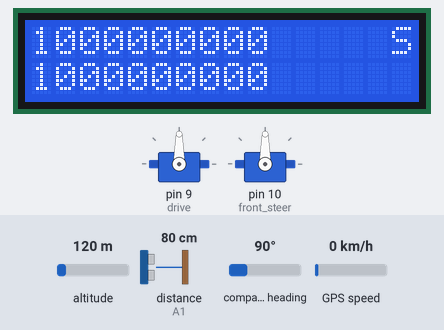
Bench run of a sketch on a simulated Arduino Leonardo, built with avr-gcc and run on an emulated ATmega32U4. Parts: 16×2 character LCD, 2 × servo. The test bench sets the inputs (shaded band); at power-on: altitude 120 m, distance to the obstacle (sensor on A1) 80 cm, compass heading 90°, GPS speed 0 km/h. The echo pulse lasts 58.3 µs per cm; the GPS gets a fix after 3 s at 37.7749, -122.4194 with 8 satellites.

Above: at 1.9 s.
At 9.1 s:
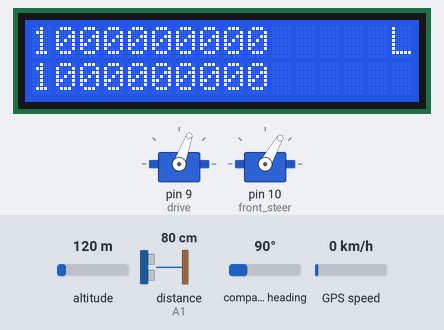
At 14.3 s:
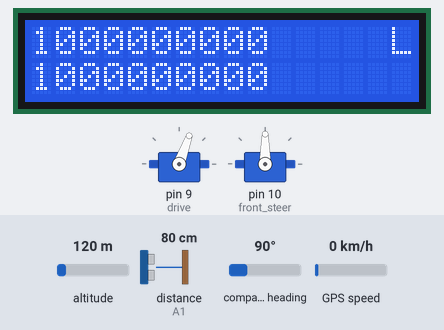
At 36.6 s:
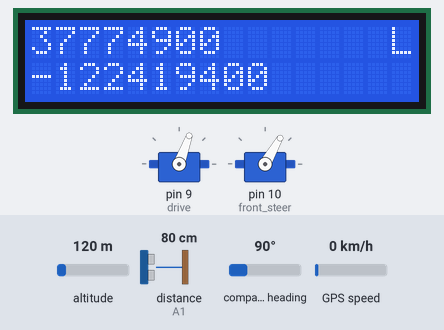
Timing chart, 0 to 38.1 s (numbered marks = the images above):
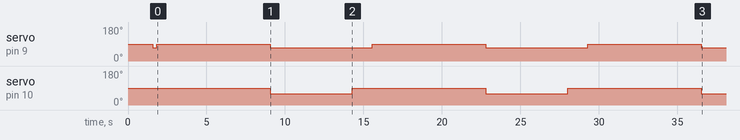

The sketch:

Rentry_Test.ino
```cpp
  /* Geofence Reentry Test 4/20/18
   *  David Weed & Brian Choi
   *
   * Sheldon should exit the geofence and reenter by turning
  */

#include <TinyGPS.h>
#include <LiquidCrystal.h>
#include <Servo.h>
#include <math.h>

#define RS 2
#define EN 3
#define D4 4
#define D5 5
#define D6 6
#define D7 7

LiquidCrystal lcd(RS, EN, D4, D5, D6, D7);

#define GPS_TX 8
TinyGPS gps;
long lat, lon;
long prevLat, prevLon;

float angleS;
float *linePassed;

int frontPing = A1;
int leftPing = A2;
int rightPing = A0;

struct Point
{
  long x;
  long y;
};

static void gps_delay(unsigned long ms);
float calculate_y(float slope, Point one, Point two);
float sheldonAngle(long y2, long y1, long x2, long x1);
bool turnRight(float sheldonAngle);

Point N = {-117808968, 33780725},
      E = {-117808937, 33780529},
      S = {-117809090, 33780495},
      W = {-117809131, 33780656};

float northEast = (float)(N.y - E.y) / (float)(N.x - E.x); //Slopes of the geofence edges
float northWest = (float)(N.y - W.y) / (float)(N.x - W.x);
float southEast = (float)(S.y - E.y) / (float)(S.x - E.x);
float southWest = (float)(S.y - W.y) / (float)(S.x - W.x);

/*
float angleNE = atan(abs(northEast)); //These are the angles the geofences lines make with the x-axis
float angleNW = atan(abs(northWest)); //not sure why we're not using abs()
float angleSE = atan(abs(southEast));
float angleSW = atan(abs(southWest));
*/

float angleNE = atan(northEast);                       //These are the angles the geofences lines make with the x-axis
float angleNW = atan(northWest);
float angleSE = atan(southEast);
float angleSW = atan(southWest);

float radius = 10;                                    //Every quarter circle turn has a radius of 10 ft
float speed = 3;                                      //Sheldon moves at a speed of 1.5 ft/s (maybe??)
float timeToTurn = ((2*PI*radius)/4)/speed * 1000;    //Multiplying by 1000 converts to milliseconds

Servo drive;
Servo front_steer;

void setup()
{
  lcd.begin(16,2);
  Serial1.begin(57600);

  drive.attach(9);
  front_steer.attach(10);

  drive.write(90);         //neutral
  front_steer.write(90);   //straighten wheels

  gps_delay(500);                //make sure the gps is updated
  gps.get_position(&lat, &lon);
  gps_delay(500);
  gps.get_position(&lat, &lon);
  gps_delay(500);
  gps.get_position(&lat, &lon);

  drive.write(70);
}


void loop()
{
  gps_delay(250);

  prevLat = lat;
  prevLon = lon;

  gps.get_position(&lat, &lon);                         //update current position
  angleS = sheldonAngle(prevLat, lat, prevLon, lon);    //update the angle Sheldon's line of travel makes with the x-axis

  lcd.clear();
  lcd.setCursor(15,0);
  lcd.print("S");
  lcd.setCursor(0,0);
  lcd.print(lat);
  lcd.setCursor(0,1);
  lcd.print(lon);

  if(getInches(frontPing) < 120)
  {
    drive.write(90);
    //save GPS location
    delay(2000);                                        //Sheldon visibly acknowledges there is something in front of him
    front_steer.write(90 - (int)atan(1.25/radius));     //Sheldon turns left
    gps_delay(timeToTurn);
    front_steer.write(90);
  }
  else if(getInches(leftPing) < 120)
  {
    drive.write(90);
    //save GPS location
    delay(2000);                                        //Sheldon visibly acknowledges there is something to the left of him
    front_steer.write(90 + (int)atan(1.25/radius));     //Sheldon turns right
    gps_delay(timeToTurn);
    front_steer.write(90);
  }
  else if(getInches(rightPing) < 120)
  {
    drive.write(90);
    //save GPS location
    delay(2000);                                        //Sheldon visibly acknowledges there is something to the right of him
    front_steer.write(90 - (int)atan(1.25/radius));     //Sheldon turns left
    gps_delay(timeToTurn);
    front_steer.write(90);
  }

  if(is_outside_geofence())
  {
    if(turnRight(angleS))
    {
      lcd.setCursor(15,0);
      lcd.print("R");
      drive.write(70);
      front_steer.write(120);
      gps_delay(timeToTurn);
      front_steer.write(90);
      gps_delay(1000);
    }
    else
    {
      lcd.setCursor(15,0);
      lcd.print("L");
      drive.write(70);
      front_steer.write(60);
      gps_delay(timeToTurn);
      front_steer.write(90);
      gps_delay(1000);
    }
  }
  else
  {
    drive.write(70);
  }
}


static void gps_delay(unsigned long ms)
{
  unsigned long start = millis();
  do
  {
    while (Serial1.available())
      gps.encode(Serial1.read());
  } while (millis() - start < ms);
}


bool is_outside_geofence()
{
  if(lat < calculate_y(southEast, S, E))
  {
    linePassed = &angleSE;
  }
  else if(lat < calculate_y(southWest, W, S))
  {
    linePassed = &angleSW;
  }
  else if(lat > calculate_y(northEast, E, N))
  {
    linePassed = &angleNE;
  }
  else if(lat > calculate_y(northWest, N, W))
  {
    linePassed = &angleNW;
  }
  else
  {
    return false;
  }

  return true;
}


float calculate_y(float slope, Point one, Point two)
{
  return slope * (lon - one.x) + one.y;
}

float sheldonAngle(long y2, long y1, long x2, long x1)
{
  return atan(abs((float)(y2 - y1)/(float)(x2 - x1)));
}

bool turnRight(float angleS)
{
  float angleDiff = angleS - *linePassed;
  return((angleDiff < 0 && *linePassed == angleNE) ||
         (angleDiff > 0 && *linePassed == angleNW) ||
         (angleDiff < 0 && *linePassed == angleSW) ||
         (angleDiff > 0 && *linePassed == angleSE));
}

int getPing(int pin)
{
  pinMode(pin, OUTPUT);
  digitalWrite(pin, LOW);
  delayMicroseconds(5);
  digitalWrite(pin, HIGH);
  delayMicroseconds(5);
  digitalWrite(pin, LOW);
  delayMicroseconds(5);
  pinMode(pin, INPUT);
  return pulseIn(pin, HIGH);
}

int getInches(int pin)
{
  return getPing(pin) / 74 / 2;
}
```

Measured:
- by itself, servo on pin 9 (drive): repeats every 13.7 s: 90° 7.2 s, 70° 6.5 s
- by itself, servo on pin 10 (front_steer): alternates 90° for 8.5 s and 60° for 5.2 s
- what the display in image 0 shows lasts 7.3 s, from 1.8 s to 9.1 s
- what the display in image 1 shows lasts 6.5 s, from 9.1 s to 15.6 s
